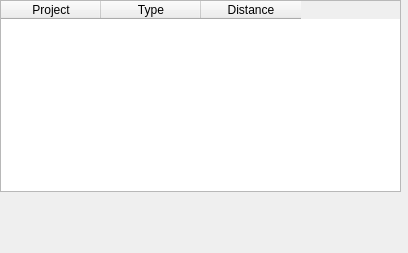
<?xml version="1.0" encoding="UTF-8"?>
<ui version="4.0">
 <class>dlgImpacts</class>
 <widget class="QDialog" name="dlgImpacts">
  <property name="geometry">
   <rect>
    <x>0</x>
    <y>0</y>
    <width>408</width>
    <height>253</height>
   </rect>
  </property>
  <property name="windowTitle">
   <string>Impacts Table</string>
  </property>
  <widget class="QTableWidget" name="tblImpacts">
   <property name="geometry">
    <rect>
     <x>0</x>
     <y>0</y>
     <width>401</width>
     <height>192</height>
    </rect>
   </property>
   <property name="alternatingRowColors">
    <bool>true</bool>
   </property>
   <column>
    <property name="text">
     <string>Project</string>
    </property>
   </column>
   <column>
    <property name="text">
     <string>Type</string>
    </property>
   </column>
   <column>
    <property name="text">
     <string>Distance</string>
    </property>
   </column>
  </widget>
 </widget>
 <resources/>
 <connections/>
</ui>
